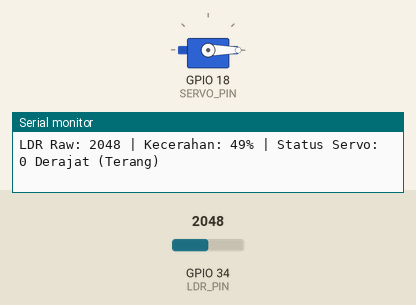
This program was run on a simulated ESP32. Parts: servo, the last lines printed to the serial monitor. Inputs (shaded band) come from the test bench; at power-on: GPIO 34 (LDR_PIN) = 2048. WiFi joins after 1.5 s; servers stay silent unless stated.

Above: at 3.0 s.
3.1 s: GPIO 34 (LDR_PIN) set to 2807
4.6 s: GPIO 34 (LDR_PIN) set to 2922
At 5.5 s:
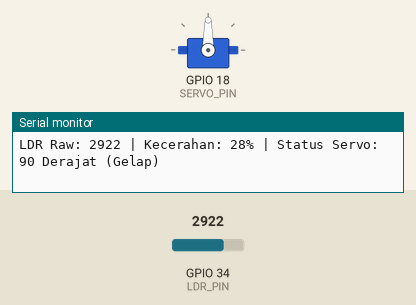
6.8 s: GPIO 34 (LDR_PIN) set to 2866
At 7.2 s:
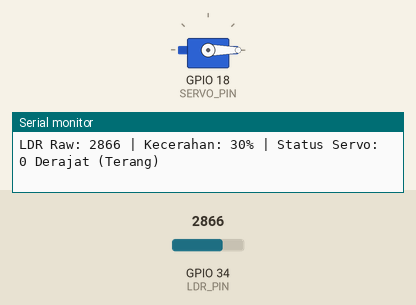
8.3 s: GPIO 34 (LDR_PIN) set to 3603
At 9.7 s:
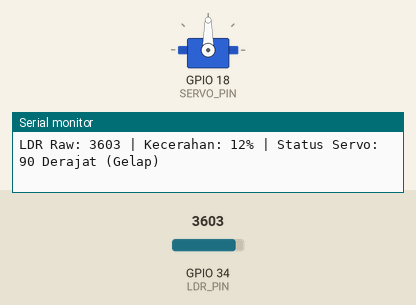
Timing chart, 0 to 10.8 s (numbered marks = the images above; inputs shaded):
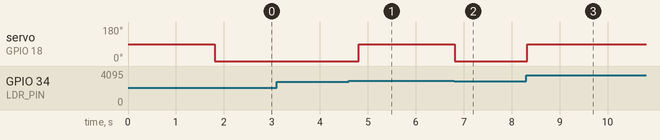

The program:

main.cpp
```cpp
#define BLYNK_TEMPLATE_ID "TMPL6lDDnXazd"
#define BLYNK_TEMPLATE_NAME "TUGAS AKHIR JUDUL 3 EMBEDDED SYSTEM"
#define BLYNK_AUTH_TOKEN "BrjlyH2dWpYBejobd2K-3kPMvqs2LbLT"

#include <WiFi.h>
#include <BlynkSimpleEsp32.h>
#include <ESP32Servo.h>

// Konfigurasi Pin
#define LDR_PIN 34
#define SERVO_PIN 18

Servo myservo;
char auth[] = "BrjlyH2dWpYBejobd2K-3kPMvqs2LbLT";
char ssid[] = "Wokwi-GUEST"; // Default Wokwi WiFi
char pass[] = "";

void setup() {
  Serial.begin(115200);

  // Inisialisasi Servo
  myservo.attach(SERVO_PIN);

  // Koneksi Blynk
  Blynk.begin(auth, ssid, pass);
}

void loop() {
  Blynk.run();

  int ldrValue = analogRead(LDR_PIN);
  // Konversi nilai ADC (0-4095) ke Persentase (0-100)
  int luxPercent = map(ldrValue, 4095, 0, 0, 100);

  // Kirim data ke Blynk
  Blynk.virtualWrite(V1, luxPercent);

  // Logika Aktuator Servo
  // Jika gelap (lux < 30%), Servo bergerak ke 90 derajat
  if (luxPercent < 30) {
    myservo.write(90);
    Blynk.virtualWrite(V2, 255); // Nyalakan LED di Blynk
  } else {
    myservo.write(0);
    Blynk.virtualWrite(V2, 0);   // Matikan LED di Blynk
  }

  // --- TAMBAHAN SERIAL MONITOR ---
  Serial.print("LDR Raw: ");
  Serial.print(ldrValue);
  Serial.print(" | Kecerahan: ");
  Serial.print(luxPercent);
  Serial.print("% | Status Servo: ");
  if (luxPercent < 30)
  {
    Serial.println("90 Derajat (Gelap)");
  }
  else
  {
    Serial.println("0 Derajat (Terang)");
  }
  // --------------------------------

  delay(500);
}
```

Measured:
- the behaviour switches between 2866 and 2867 on GPIO 34 (LDR_PIN) (found by bisection; images 0 and 1)
- after the input at 4.6 s, servo on GPIO 18 (SERVO_PIN): 0° → 90° after 0.21 s
- after the input at 6.8 s, servo on GPIO 18 (SERVO_PIN): 90° → 0° at once
- after the input at 8.3 s, servo on GPIO 18 (SERVO_PIN): 0° → 90° at once
